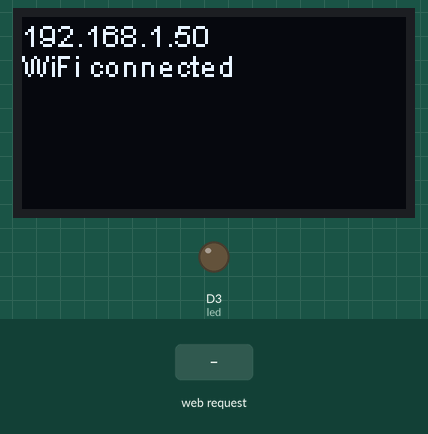
This sketch was run on a simulated ESP8266 (NodeMCU). Parts: 128×64 one-colour display, output pins drawn as LEDs (lit = HIGH). The test bench sets the inputs (shaded band). WiFi joins after 1.5 s; servers stay silent unless stated; what the sketch prints to the serial monitor is not drawn.

Above: at 2.7 s.
2.8 s: HTTP request GET /msg?msg=open received
At 3.6 s:
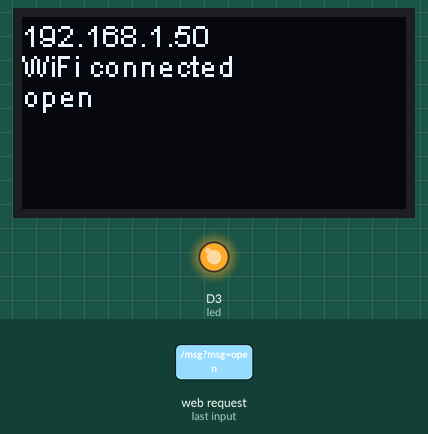
4.3 s: HTTP request GET /msg?msg=off received
At 5.1 s:
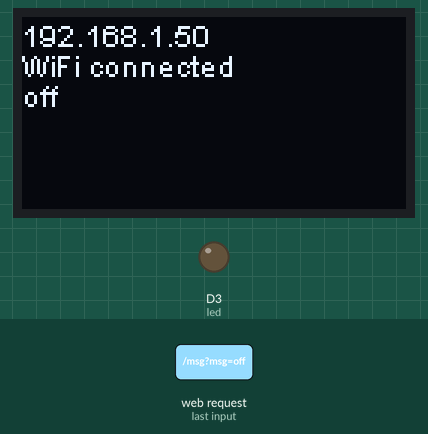
5.8 s: HTTP request GET /msg received
At 6.1 s:
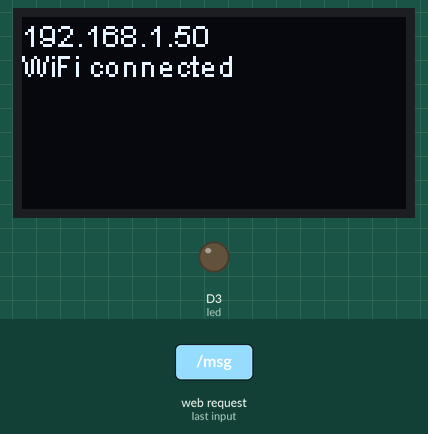
Timing chart, 0 to 8.8 s (numbered marks = the images above; inputs shaded):
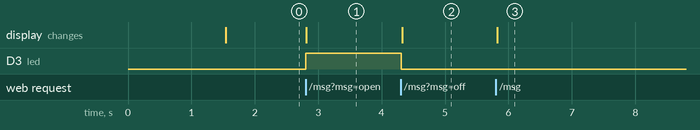

Measured:
- after the input at 2.8 s, D3 (led): LOW → HIGH at once; the display: changes at once (image 1)
- after the input at 4.3 s, D3 (led): HIGH → LOW at once; the display: changes at once (image 2)
- after the input at 5.8 s, the display: changes at once (image 3)

The sketch:

WebtoLED.ino
```cpp
#include <ESP8266WiFi.h>
#include <WiFiClient.h>
#include <ESP8266WebServer.h>
#include <ESP8266mDNS.h>
#include "SH1106.h" //if you use d-duino please change to SSD1306
SH1106  display(0x3c, D1, D2);//if you use d-duino please change to SSD1306
WiFiClient client;
String data = "";
String tempIP = "";

const char* ssid = "Your WiFi";
const char* password = "Your password";

ESP8266WebServer server(80);

const int led = 0;

String form =
  "<html>"
  "<p>"
  "<center>"
  "<h1>Talk to D-duino</h1>"
  "<form action='msg'><p>Type your message <input type='text' name='msg' size=100 autofocus> <input type='submit' value='Submit'></form>"
  "<p>"
  "</center>"
  "</html>" ;

void handleRoot() {
  server.send(200, "text/html",form);
  String msg = server.arg("msg");
  Serial.println(msg);
  data = msg;
  if(msg=="open")
  {
    digitalWrite(led, 1);
  }else if(msg=="off")
  {
    digitalWrite(led, 0);
  }
}

void handleNotFound(){
  String message = "File Not Found\n\n";
  message += "URI: ";
  message += server.uri();
  message += "\nMethod: ";
  message += (server.method() == HTTP_GET)?"GET":"POST";
  message += "\nArguments: ";
  message += server.args();
  message += "\n";
  for (uint8_t i=0; i<server.args(); i++){
    message += " " + server.argName(i) + ": " + server.arg(i) + "\n";
  }
  server.send(404, "text/plain", message);
}

void setup(void){
  pinMode(led, OUTPUT);
  digitalWrite(led, 0);
  Serial.begin(115200);
   display.init();
  display.flipScreenVertically();
  display.setFont(ArialMT_Plain_10);
  delay(10);
  WiFi.begin(ssid, password);
  Serial.println("");

  // Wait for connection
  while (WiFi.status() != WL_CONNECTED) {
    delay(500);
    Serial.print(".");
  }
  Serial.println("");
  Serial.print("Connected to ");
  Serial.println(ssid);
  Serial.print("IP address: ");
  Serial.println(WiFi.localIP());
  tempIP =WiFi.localIP().toString();
  if (MDNS.begin("esp8266")) {
    Serial.println("MDNS responder started");
  }

   server.on("/", []() {
  server.send(200, "text/html", form);
});
  server.on ( "/msg", handleRoot );
  server.on("/inline", [](){
   server.send(200, "text/plain", "this works as well");
  });

  server.onNotFound(handleNotFound);

  server.begin();
  Serial.println("HTTP server started");
}
void loop ( void ) {
  display.clear();
  server.handleClient();
  display.drawString(0, 0,tempIP);
  display.drawString(0, 10, "WiFi connected");

  if(data.length()<21){
  display.drawString(0, 20, data);
  }
  else if(data.length()>21&&data.length()<41){
  display.drawString(0, 20, data.substring(0,21));
  display.drawString(0, 30, data.substring(22,data.length()));
  }
  else if(data.length()>42&&data.length()<63){
  display.drawString(0, 20, data.substring(0,21));
  display.drawString(0, 30, data.substring(22,43));
  display.drawString(0, 40, data.substring(44,data.length()));
  }
  else if(data.length()>63&&data.length()<84){
  display.drawString(0, 20, data.substring(0,21));
  display.drawString(0, 30, data.substring(22,43));
  display.drawString(0, 40, data.substring(44,65));
  display.drawString(0, 50, data.substring(66,data.length()));
  }
  else
  {
    display.drawString(0, 20, "Please input shortly");
  }


display.display();
}
```
